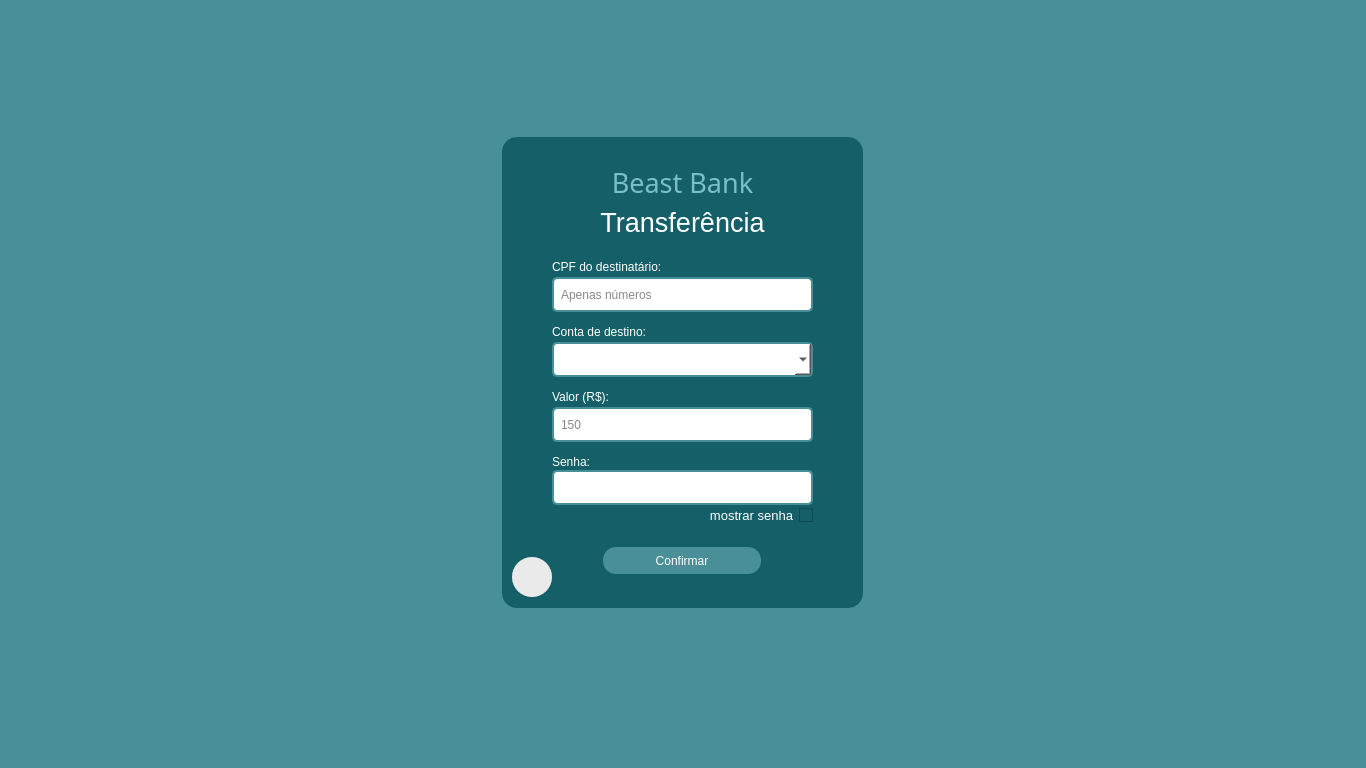
<?xml version="1.0" encoding="UTF-8"?>
<ui version="4.0">
 <class>MainWindow</class>
 <widget class="QMainWindow" name="MainWindow">
  <property name="geometry">
   <rect>
    <x>0</x>
    <y>0</y>
    <width>1366</width>
    <height>768</height>
   </rect>
  </property>
  <property name="windowTitle">
   <string>Transferência</string>
  </property>
  <property name="styleSheet">
   <string notr="true">background-color: #498f97;</string>
  </property>
  <widget class="QWidget" name="centralwidget">
   <layout class="QGridLayout" name="gridLayout">
    <item row="0" column="0">
     <widget class="QFrame" name="frame">
      <property name="minimumSize">
       <size>
        <width>361</width>
        <height>471</height>
       </size>
      </property>
      <property name="maximumSize">
       <size>
        <width>361</width>
        <height>471</height>
       </size>
      </property>
      <property name="styleSheet">
       <string notr="true">background-color: #156068;
border-radius: 15px;
</string>
      </property>
      <property name="frameShape">
       <enum>QFrame::StyledPanel</enum>
      </property>
      <property name="frameShadow">
       <enum>QFrame::Raised</enum>
      </property>
      <widget class="QPushButton" name="btn_confirma">
       <property name="geometry">
        <rect>
         <x>101</x>
         <y>410</y>
         <width>158</width>
         <height>27</height>
        </rect>
       </property>
       <property name="cursor">
        <cursorShape>PointingHandCursor</cursorShape>
       </property>
       <property name="styleSheet">
        <string notr="true">QPushButton {

	background-color: #498f97;
	border-radius: 13px;
	color: #fff
}

QPushButton:hover{
	background-color: rgb(86, 159, 168);

}</string>
       </property>
       <property name="text">
        <string>Confirmar</string>
       </property>
      </widget>
      <widget class="QLabel" name="label_2">
       <property name="geometry">
        <rect>
         <x>110</x>
         <y>30</y>
         <width>141</width>
         <height>31</height>
        </rect>
       </property>
       <property name="font">
        <font>
         <family>Sawasdee</family>
         <pointsize>20</pointsize>
        </font>
       </property>
       <property name="styleSheet">
        <string notr="true">color: #7cbec6;</string>
       </property>
       <property name="text">
        <string>Beast Bank</string>
       </property>
       <property name="alignment">
        <set>Qt::AlignCenter</set>
       </property>
      </widget>
      <widget class="QLabel" name="label">
       <property name="geometry">
        <rect>
         <x>50</x>
         <y>250</y>
         <width>81</width>
         <height>19</height>
        </rect>
       </property>
       <property name="styleSheet">
        <string notr="true">color:#fff;</string>
       </property>
       <property name="text">
        <string>Valor (R$):</string>
       </property>
      </widget>
      <widget class="QLabel" name="operacao">
       <property name="geometry">
        <rect>
         <x>80</x>
         <y>60</y>
         <width>201</width>
         <height>51</height>
        </rect>
       </property>
       <property name="font">
        <font>
         <pointsize>20</pointsize>
        </font>
       </property>
       <property name="styleSheet">
        <string notr="true">color: #fff;</string>
       </property>
       <property name="text">
        <string>Transferência</string>
       </property>
       <property name="alignment">
        <set>Qt::AlignCenter</set>
       </property>
      </widget>
      <widget class="QLabel" name="label_4">
       <property name="geometry">
        <rect>
         <x>50</x>
         <y>120</y>
         <width>151</width>
         <height>19</height>
        </rect>
       </property>
       <property name="styleSheet">
        <string notr="true">color:#fff;</string>
       </property>
       <property name="text">
        <string>CPF do destinatário:</string>
       </property>
      </widget>
      <widget class="QComboBox" name="comboBox_2">
       <property name="geometry">
        <rect>
         <x>50</x>
         <y>205</y>
         <width>261</width>
         <height>35</height>
        </rect>
       </property>
       <property name="styleSheet">
        <string notr="true">
QComboBox{
	background-color: #fff;
	color: #000;
	padding-left: 5px;
	border-radius: 5px;
	border: 2px solid #498f97;
}

QComboBox:focus{
	border: 2px ridge rgb(3, 151, 136);
}</string>
       </property>
      </widget>
      <widget class="QLabel" name="label_5">
       <property name="geometry">
        <rect>
         <x>50</x>
         <y>185</y>
         <width>191</width>
         <height>19</height>
        </rect>
       </property>
       <property name="styleSheet">
        <string notr="true">color:#fff;</string>
       </property>
       <property name="text">
        <string>Conta de destino:</string>
       </property>
      </widget>
      <widget class="QLabel" name="label_3">
       <property name="geometry">
        <rect>
         <x>50</x>
         <y>315</y>
         <width>72</width>
         <height>19</height>
        </rect>
       </property>
       <property name="styleSheet">
        <string notr="true">color:#fff;</string>
       </property>
       <property name="text">
        <string>Senha:</string>
       </property>
      </widget>
      <widget class="QCheckBox" name="checkBox">
       <property name="geometry">
        <rect>
         <x>180</x>
         <y>370</y>
         <width>131</width>
         <height>16</height>
        </rect>
       </property>
       <property name="font">
        <font>
         <pointsize>10</pointsize>
        </font>
       </property>
       <property name="layoutDirection">
        <enum>Qt::RightToLeft</enum>
       </property>
       <property name="autoFillBackground">
        <bool>false</bool>
       </property>
       <property name="styleSheet">
        <string notr="true">color: #fff;</string>
       </property>
       <property name="text">
        <string>mostrar senha</string>
       </property>
      </widget>
      <widget class="QLabel" name="img">
       <property name="geometry">
        <rect>
         <x>10</x>
         <y>420</y>
         <width>40</width>
         <height>40</height>
        </rect>
       </property>
       <property name="cursor">
        <cursorShape>PointingHandCursor</cursorShape>
       </property>
       <property name="styleSheet">
        <string notr="true">background-color: rgb(243, 243, 243);
border-radius: 20px;</string>
       </property>
       <property name="text">
        <string/>
       </property>
       <property name="alignment">
        <set>Qt::AlignCenter</set>
       </property>
      </widget>
      <widget class="QPushButton" name="voltar">
       <property name="geometry">
        <rect>
         <x>10</x>
         <y>420</y>
         <width>40</width>
         <height>40</height>
        </rect>
       </property>
       <property name="cursor">
        <cursorShape>PointingHandCursor</cursorShape>
       </property>
       <property name="styleSheet">
        <string notr="true">background-color: rgba(200, 200, 200, 51);
border-radius: 20px;</string>
       </property>
       <property name="text">
        <string/>
       </property>
      </widget>
      <widget class="QLineEdit" name="cpf">
       <property name="geometry">
        <rect>
         <x>50</x>
         <y>140</y>
         <width>261</width>
         <height>35</height>
        </rect>
       </property>
       <property name="styleSheet">
        <string notr="true">QLineEdit{
	background-color: #fff;
	color: #111;
	padding-left: 5px;
	border-radius: 5px;
	border: 2px solid #498f97;
}

QLineEdit:focus{
	border: 2px ridge rgb(3, 151, 136)
}</string>
       </property>
       <property name="placeholderText">
        <string>Apenas números</string>
       </property>
      </widget>
      <widget class="QLineEdit" name="valor">
       <property name="geometry">
        <rect>
         <x>50</x>
         <y>270</y>
         <width>261</width>
         <height>35</height>
        </rect>
       </property>
       <property name="styleSheet">
        <string notr="true">QLineEdit{
	background-color: #fff;
	color: #111;
	padding-left: 5px;
	border-radius: 5px;
	border: 2px solid #498f97;
}

QLineEdit:focus{
	border: 2px ridge rgb(3, 151, 136)
}</string>
       </property>
       <property name="placeholderText">
        <string>150</string>
       </property>
      </widget>
      <widget class="QLineEdit" name="senha">
       <property name="geometry">
        <rect>
         <x>50</x>
         <y>333</y>
         <width>261</width>
         <height>35</height>
        </rect>
       </property>
       <property name="styleSheet">
        <string notr="true">QLineEdit{
	background-color: #fff;
	color: #111;
	padding-left: 5px;
	border-radius: 5px;
	border: 2px solid #498f97;
}

QLineEdit:focus{
	border: 2px ridge rgb(3, 151, 136)
}</string>
       </property>
      </widget>
     </widget>
    </item>
   </layout>
  </widget>
  <widget class="QStatusBar" name="statusbar"/>
 </widget>
 <resources/>
 <connections/>
</ui>
